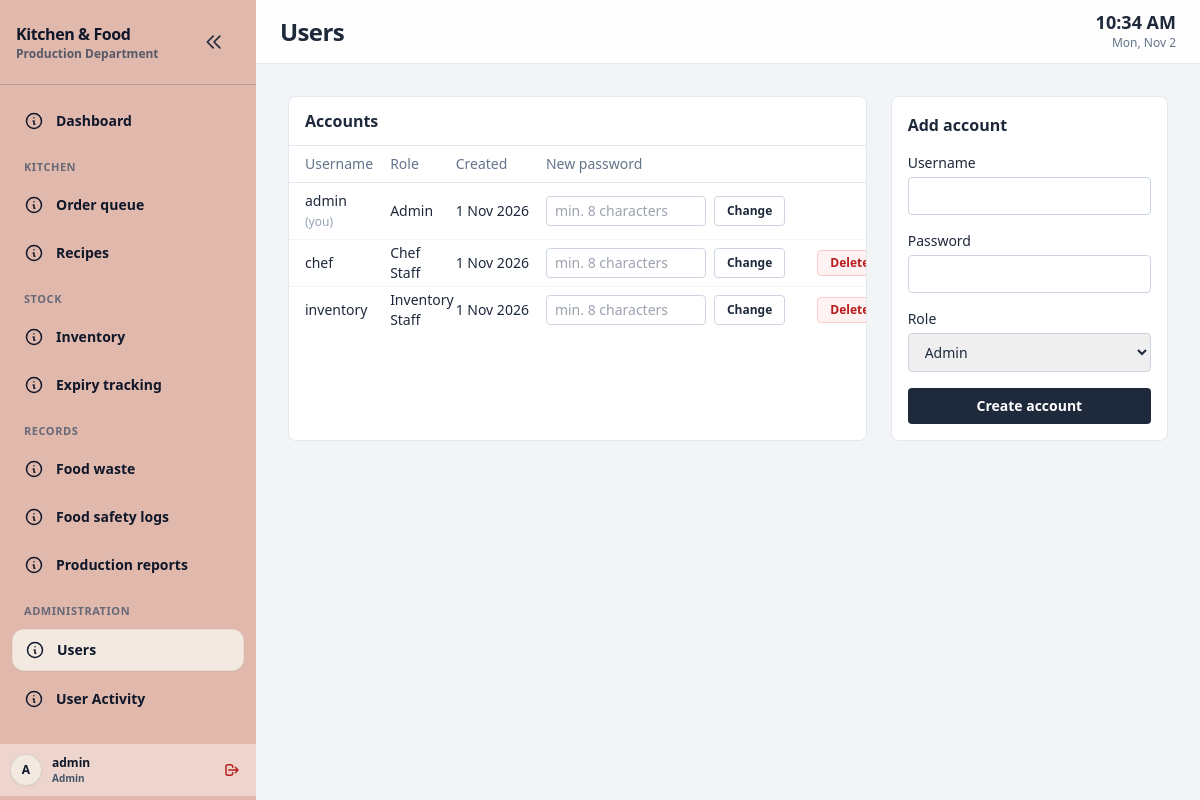
The app's page /index.php?page=users (signed in) with its own data.
### tables this page shows
CREATE TABLE IF NOT EXISTS users (
    id         INT UNSIGNED AUTO_INCREMENT PRIMARY KEY,
    username   VARCHAR(50)  NOT NULL UNIQUE,
    password   VARCHAR(255) NOT NULL,
    role       ENUM('A','C','I') NOT NULL,
    created_at TIMESTAMP NOT NULL DEFAULT CURRENT_TIMESTAMP
);

### includes/auth.php (called while the page is built, shortened)
<?php
$userId = (int) ($_SESSION['user_id'] ?? 0);
function e($v): string {
    return htmlspecialchars((string) $v, ENT_QUOTES, 'UTF-8');
}

### sections/users.php (the view, shortened to what this page needs)
<?php
$users = $pdo->query('SELECT id, username, role, created_at FROM users ORDER BY role, username')->fetchAll();
$pageTitle = 'Users';
$field = 'mt-1 block w-full rounded border border-slate-300 px-3 py-2 font-normal';
?>
<div class="grid gap-6 lg:grid-cols-3">
    <section class="overflow-x-auto rounded-lg border border-slate-200 bg-white lg:col-span-2">
        <h2 class="border-b border-slate-200 px-4 py-3 font-semibold">Accounts</h2>
        <table class="w-full text-left text-sm">
            <thead class="border-b border-slate-200 text-slate-500"><tr><th class="px-4 py-2 font-medium">Username</th><th class="font-medium">Role</th><th class="font-medium">Created</th><th class="px-4 font-medium">New password</th><th></th></tr></thead>
            <tbody class="divide-y divide-slate-100">
                <?php foreach ($users as $u): ?>
                    <tr>
                        <td class="px-4 py-2 font-medium"><?= e($u['username']) ?><?= (int) $u['id'] === $userId ? ' <span class="text-xs text-slate-400">(you)</span>' : '' ?></td>
                        <td><?= e(ROLE_LABELS[$u['role']] ?? $u['role']) ?></td>
                        <td class="whitespace-nowrap"><?= e(date('j M Y', strtotime($u['created_at']))) ?></td>
                        <td class="px-4 py-2">
                            <form method="POST" class="flex gap-2">
                                <input type="password" name="password" minlength="8" required autocomplete="new-password" placeholder="min. 8 characters" class="w-40 rounded border border-slate-300 px-2 py-1 text-sm">
                                <button class="rounded border border-slate-300 px-3 py-1 text-xs font-semibold hover:bg-slate-50">Change</button>
                            </form>
                        </td>
                        <td class="px-4 text-right">
                            <?php if ((int) $u['id'] !== $userId): ?>
                                <button type="button" class="rounded border border-red-200 bg-red-50 px-3 py-1 text-xs font-semibold text-red-700 hover:bg-red-100" onclick="openDeleteModal('User: <?= e(addslashes($u['username'])) ?>', <?= (int) $u['id'] ?>, 'user')">Delete</button>
                            <?php endif; ?>
                        </td>
                    </tr>
                <?php endforeach; ?>
            </tbody>
        </table>
    </section>
    <section class="rounded-lg border border-slate-200 bg-white p-4">
        <h2 class="mb-3 font-semibold">Add account</h2>
        <form method="POST" class="space-y-4">
            <label class="block text-sm font-medium">Username
                <input type="text" name="username" required minlength="3" maxlength="50" pattern="[A-Za-z0-9._\-]+" autocomplete="off" class="<?= $field ?>">
            </label>
            <label class="block text-sm font-medium">Password
                <input type="password" name="password" required minlength="8" autocomplete="new-password" class="<?= $field ?>">
            </label>
            <label class="block text-sm font-medium">Role
                <select name="role" required class="<?= $field ?>">
                    <?php foreach (ROLE_LABELS as $k => $label): ?><option value="<?= e($k) ?>"><?= e($label) ?></option><?php endforeach; ?>
                </select>
            </label>
            <button class="w-full rounded bg-slate-800 px-4 py-2 text-sm font-semibold text-white hover:bg-slate-900">Create account</button>
        </form>
    </section>
</div>

### index.php (shortened to what this page needs)
<?php
require __DIR__ . '/includes/auth.php';
$page = $_GET['page'] ?? 'dashboard';
try {
    require __DIR__ . '/sections/' . $page . '.php';
    $page_content = ob_get_clean();
} catch (Throwable $ex) {
    ob_end_clean();
    error_log('[' . $page . '] ' . $ex->getMessage() . ' in ' . $ex->getFile() . ':' . $ex->getLine());
    http_response_code(500);
    $local = in_array($_SERVER['REMOTE_ADDR'] ?? '', ['127.0.0.1', '::1'], true);
    $page_content = '<div role="alert" class="rounded border border-red-300 bg-red-50 px-4 py-3 text-sm text-red-800">'
                  . 'This page could not be loaded.'
                  . ($local ? '<br><code class="break-all">' . e($ex->getMessage()) . ' (' . e(basename($ex->getFile())) . ':' . (int) $ex->getLine() . ')</code>' : '')
                  . '</div>';
}
$pageTitle = $pageTitle ?? ucfirst($page);
?>
<!DOCTYPE html>
<html lang="en">
<head>
    <link rel="stylesheet" href="assets/css/style.css">
    <script src="https://cdn.tailwindcss.com"></script>
</head>
<body class="bg-gray-100 flex h-screen overflow-hidden text-slate-800">
    <?php include __DIR__ . '/includes/sidebar.php'; ?>
    <div class="flex-1 flex flex-col overflow-y-auto">
        <?php include __DIR__ . '/includes/navbar.php'; ?>
        <main class="p-8">
            <?= $page_content ?>
        </main>
    </div>
</body>
</html>

### includes/sidebar.php (shortened to what this page needs)
<?php
$currentPage = $_GET['page'] ?? 'dashboard';
$stmt = $pdo->prepare('SELECT username, role FROM users WHERE id = :id');
$stmt->execute([':id' => $userId]);
$currentUser = $stmt->fetch();
$userName = $currentUser ? e($currentUser['username']) : 'Unknown';
$userRoleLabel = $currentUser ? e(ROLE_LABELS[$currentUser['role']] ?? $currentUser['role']) : '';
$groups = [
    ''               => [[null, 'dashboard', 'index.php', 'Dashboard', null]],
    'Kitchen'        => [['orders', 'orders', 'index.php?page=orders', 'Order queue', 'orders'],
                         ['recipes', 'recipes', 'index.php?page=recipes', 'Recipes', null]],
    'Stock'          => [['inventory', 'inventory', 'index.php?page=inventory', 'Inventory', 'low'],
                         ['expiry', 'expiry', 'index.php?page=expiry', 'Expiry tracking', 'expiring']],
    'Records'        => [['waste', 'waste', 'index.php?page=waste', 'Food waste', null],
                         ['safety', 'safety', 'index.php?page=safety', 'Food safety logs', null],
                         ['reports', 'reports', 'index.php?page=reports', 'Production reports', null]],
    'Administration' => [['users', 'users', 'index.php?page=users', 'Users', null],
                         ['users', 'user_activity', 'index.php?page=user_activity', 'User Activity', null]],
];
$sidebarCollapsed = isset($_SESSION['sidebar_collapsed']) && $_SESSION['sidebar_collapsed'];
?>
<aside id="sidebar" class="fixed inset-y-0 left-0 z-40 hidden w-full shrink-0 flex-col bg-dusky text-black md:static md:flex print:hidden transition-all duration-300 ease-in-out <?= $sidebarCollapsed ? 'md:w-20' : 'md:w-64' ?>">
    <div class="shrink-0 border-b border-slate-800/20 p-4">
        <div class="flex items-center justify-between gap-2">
            <div class="leading-tight min-w-0 flex-1 sidebar-header-title">
                <p class="text-base font-extrabold tracking-tight text-slate-900 truncate">Kitchen & Food</p>
                <p class="text-xs font-semibold text-slate-700/80 truncate">Production Department</p>
            </div>
            <div class="flex items-center gap-1 shrink-0">
                <button type="button"
                        id="sidebarToggleBtn"
                        onclick="toggleDesktopSidebar()"
                        class="hidden md:flex p-4 rounded-lg text-slate-800 hover:bg-black/10 transition-colors"
                        title="<?= $sidebarCollapsed ? 'Expand sidebar' : 'Minimize sidebar' ?>">
                    <svg id="sidebarToggleIcon" class="h-5 w-5 transition-transform duration-300 <?= $sidebarCollapsed ? 'rotate-180' : '' ?>" fill="none" viewBox="0 0 24 24" stroke="currentColor" stroke-width="2">
                        <path stroke-linecap="round" stroke-linejoin="round" d="M11 19l-7-7 7-7m8 14l-7-7 7-7" />
                    </svg>
                </button>
            </div>
        </div>
    </div>
    <nav class="flex-1 space-y-4 px-3 py-4 text-sm overflow-y-auto md:overflow-visible" aria-label="Main navigation">
        <?php foreach ($groups as $title => $items):
            $items = array_filter($items, fn($i) => $i[0] === null || can($i[0]));
            if (!$items) continue; ?>
            <div class="space-y-2">
                <?php if ($title !== ''): ?>
                    <p class="mb-1.5 px-3 text-[11px] font-bold uppercase tracking-wider text-slate-600/80 sidebar-section-title">
                        <?= e($title) ?>
                    </p>
                <?php endif; ?>
                <?php foreach ($items as [$perm, $pageKey, $href, $label, $countKey]):
                    $active = ($currentPage === $pageKey); ?>
                    <a href="<?= e($href) ?>"
                       <?= $active ? 'aria-current="page"' : '' ?>
                       class="flex items-center gap-3 rounded-xl px-3 py-2.5 text-sm font-semibold transition-all duration-150 group sidebar-nav-link <?= $active ? 'bg-khaki text-slate-900 shadow-sm border border-black/5' : 'text-slate-900 hover:bg-white/30' ?>"
                       title="<?= e($label) ?>">
                        <span class="shrink-0 flex items-center justify-center relative">
                            <?php
                            echo $icons[$pageKey] ?? '<svg class="h-5 w-5" fill="none" viewBox="0 0 24 24" stroke="currentColor" stroke-width="1.8"><path stroke-linecap="round" stroke-linejoin="round" d="M13 16h-1v-4h-1m1-4h.01M21 12a9 9 0 11-18 0 9 9 0 0118 0z"/></svg>';
                            ?>
                        </span>
                        <span class="flex-1 truncate sidebar-nav-label">
                            <?= e($label) ?>
                        </span>
                    </a>
                <?php endforeach; ?>
            </div>
        <?php endforeach; ?>
    </nav>
    <div class="mt-auto max-h-24 py-1 custom-scrollbar sidebar-user-profile">
        <div class="sidebar-user-container flex items-center justify-between gap-2 min-w-max bg-white/40 p-2.5">
            <div class="flex items-center gap-2.5 min-w-0">
                <div class="w-8 h-8 rounded-full bg-khaki flex items-center justify-center text-slate-900 font-bold text-xs shrink-0 border border-black/10 shadow-sm relative group/avatar">
                    <?= strtoupper($userName[0] ?? 'U') ?>
                </div>
                <div class="min-w-0 sidebar-user-info">
                    <p class="text-xs font-bold text-slate-900 truncate max-w-[110px]" title="<?= $userName ?>"><?= $userName ?></p>
                    <p class="text-[10px] font-semibold text-slate-600 truncate max-w-[110px]" title="<?= $userRoleLabel ?>"><?= $userRoleLabel ?></p>
                </div>
            </div>
            <form method="POST" action="logout.php" class="shrink-0 sidebar-logout-btn">
                <button type="submit"
                        class="p-1.5 rounded-lg text-red-700 hover:bg-red-500/20 hover:text-red-900 transition-colors flex items-center justify-center"
                        title="Sign out / Logout">
                    <svg class="h-4 w-4" fill="none" viewBox="0 0 24 24" stroke="currentColor" stroke-width="2.2">
                        <path stroke-linecap="round" stroke-linejoin="round" d="M17 16l4-4m0 0l-4-4m4 4H7m6 4v1a3 3 0 01-3 3H6a3 3 0 01-3-3V7a3 3 0 013-3h4a3 3 0 013 3v1" />
                    </svg>
                </button>
            </form>
        </div>
    </div>
</aside>

### includes/navbar.php (shortened to what this page needs)
<header class="sticky top-0 z-20 flex h-16 items-center gap-3 border-b border-slate-200 bg-white/90 px-4 backdrop-blur sm:px-6">
    <h1 class="truncate text-xl font-extrabold tracking-tight sm:text-2xl"><?= htmlspecialchars($pageTitle) ?></h1>
    <div class="ml-auto flex items-center gap-4">
        <div x-data="{ now: new Date() }" x-init="setInterval(() => now = new Date(), 1000)" class="hidden text-right sm:block">
            <p class="text-lg font-bold leading-none tabular-nums" x-text="now.toLocaleTimeString([], { hour: '2-digit', minute: '2-digit' })">
            </p>
            <p class="mt-1 text-xs text-slate-500" x-text="now.toLocaleDateString([], { weekday: 'short', month: 'short', day: 'numeric' })">
            </p>
        </div>
    </div>
</header>

### assets/css/style.css (style rules this page uses)
.bg-dusky { background-color: #E1B8AC; }
.bg-khaki { background-color: #F2EAE1; }
#sidebar { transition: width 0.3s ease-in-out; }

### records on screen
users: username "A", username "admin", role "Admin", shows "(you)", created_at "1 Nov 2026"
users: username "chef", role "Chef Staff", created_at "1 Nov 2026"
users: username "inventory", role "Inventory Staff", created_at "1 Nov 2026"

### other values on screen
$label "Dashboard"
$title "KITCHEN"
$label "Order queue"
$label "Recipes"
$title "STOCK"
$label "Inventory"
$label "Expiry tracking"
$title "RECORDS"
$label "Food waste"
$label "Food safety logs"
$label "Production reports"
$title "ADMINISTRATION"
$label "Users"
$label "User Activity"
$pageTitle "Users"
